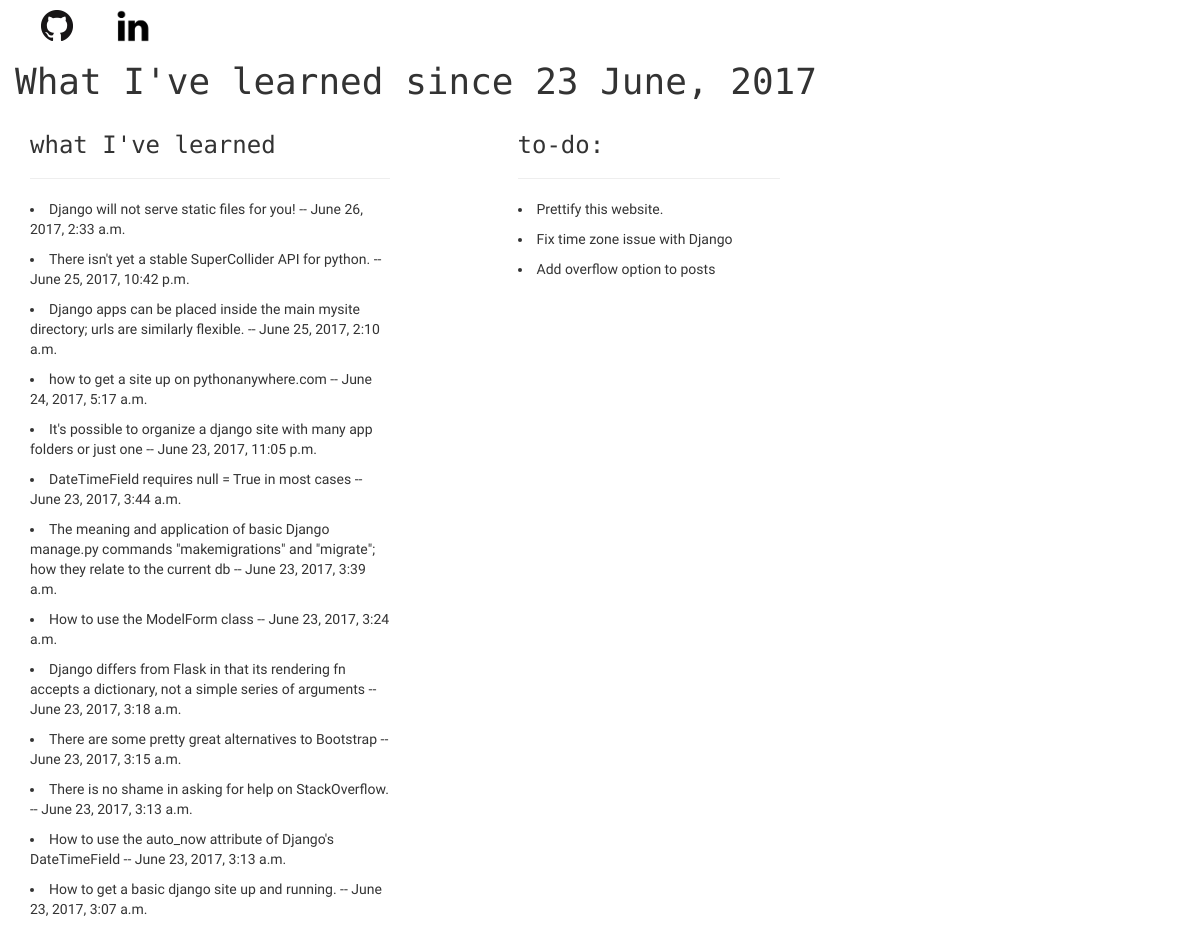
Before: / with the older database file.
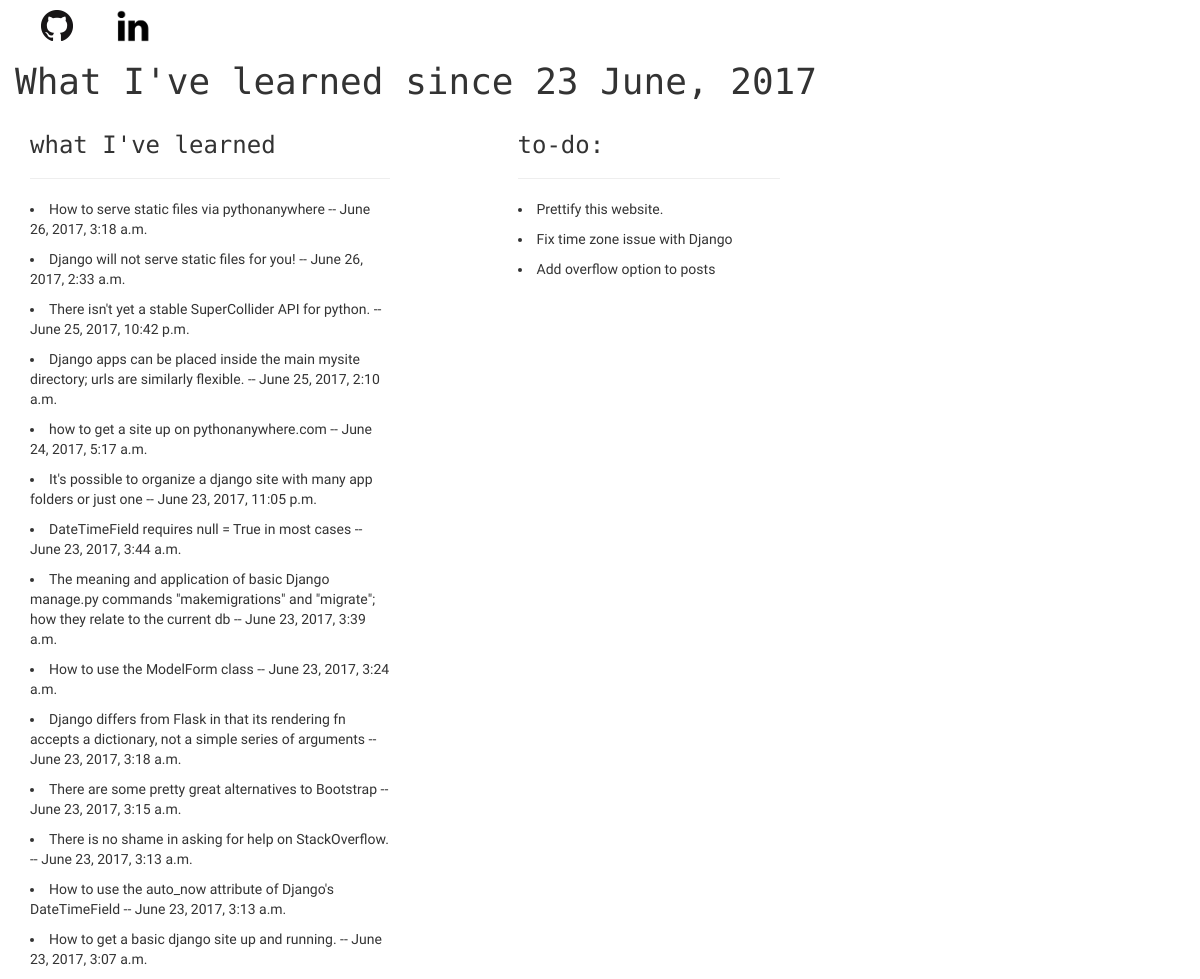
After: the same page with the newer database file.
### posts/models.py (models this page shows)
class Post(models.Model):
    content = models.CharField(max_length = 200)
    pub_date = models.DateTimeField('date published', auto_now = True, null = True)
    def __str__(self):
        return self.content

class List(models.Model):
    content = models.CharField(max_length = 100)
    pub_date = models.DateTimeField('date published', auto_now = True, null = True)
    def __str__(self):
        return self.content

### posts/views.py (the view)
# urls.py: url(r'^$', views.post, name= 'main')
def post(request ):
    post_list = Post.objects.order_by('id')
    pub_date = Post.pub_date
    to_do_list = List.objects.order_by('id')
    to_do_date = List.pub_date
    return render(request, 'posts/main.html', {
            'post': post_list, 'pub_date' : pub_date,
            'to_do_list':to_do_list, 'to_do_date':to_do_date},
    )

### posts/templates/posts/main.html (shortened to what this page needs)
<head>
  <link rel="stylesheet" href="https://maxcdn.bootstrapcdn.com/bootstrap/3.3.7/css/bootstrap.min.css">
{% load static %}
<div class = 'row'>
  <div class = 'col-sm-1'>
    <a href = 'https://github.com/thatguysilver'>
        <img class='pull-right' style = 'max-width: 60; padding-left: 10px; padding-top: 10px;'
        src = '{% static 'GitHub-Mark-32px.png' %}' alt = '?'/>
    </a>
  </div>
  <div class = 'col-sm-1'>
    <a href = 'https://www.linkedin.com/in/adampaulsilver/'>
      <img class = 'pull-left' style = 'max-width: 60;  padding-top: 10px;'
      src = '{% static 'posts/linkedin.png' %}' alt = '?'/>
    </a>
  </div>
</div>
<div class = 'container'>
  <div class = 'row'>
    <div 'col-sm-4'>
      <h1>What I've learned since 23 June, 2017</h1>
    </div>
  </div>
</div>
</head>
<body>
  <div class = 'container'>
    <div class = 'row'>
      <div class = 'col-sm-4'>
      <h3>what I've learned</h3>
      <hr>
      {% for i in post reversed  %}
      <li>{{ i }} -- {{ i.pub_date }}</li>
      {% endfor %}
      </div>
      <div class = 'col-sm-1'>
      </div>
      <div class = 'col-sm-3'>
        <h3>to-do:</h3>
        <hr>
      {% for i in to_do_list %}
        <li>{{ i }}</li>
      {% endfor %}
      </div>
      <div class = 'col-sm-4'></div>
    </div>
  </div>
</body>

### posts/templates/posts/main.html (style rules this page uses)
h1, h2, h3 { font-family: 'Nova Mono', Arial, sans-serif; }
li { font-family: "Muli", sans-serif; margin: 10px 0; }

Changed rows visible on the page:
added Post: content "How to serve static files via pythonanywhere", pub_date "June 26, 2017, 3:18 a.m."
